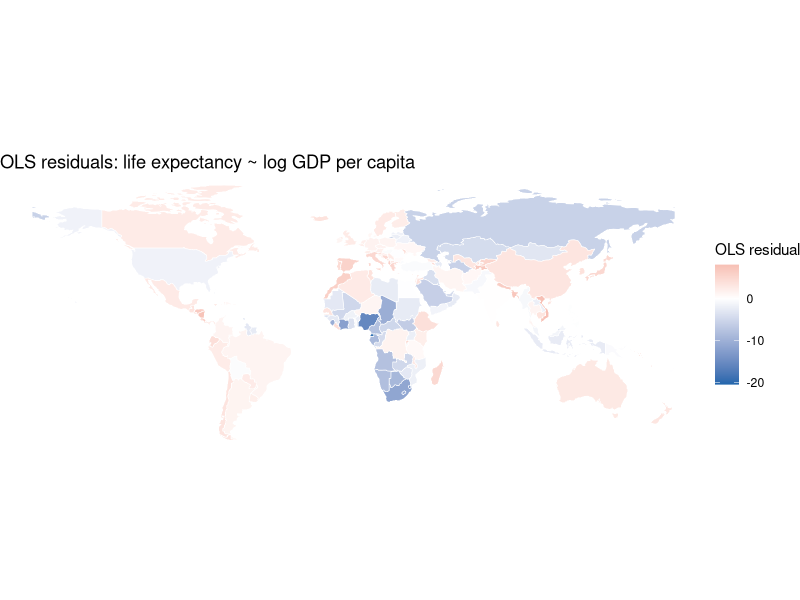
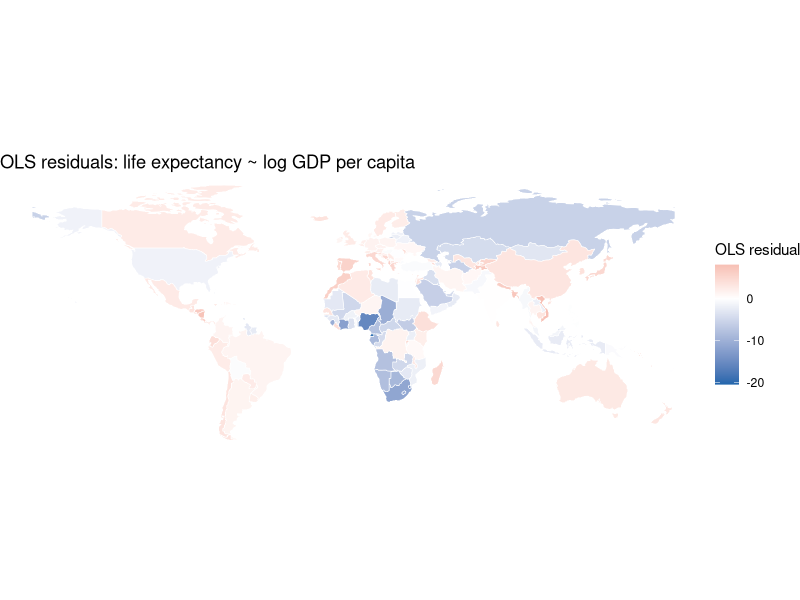

These charts were generated, in order, by the following R code:
## ---- chunk 1
knitr::opts_chunk$set(echo = TRUE, warning = FALSE, message = FALSE)
options(stringsAsFactors = FALSE)
## ---- chunk 2
library(sf)
library(spData)
library(spdep)
library(spatialreg)
library(ggplot2)

data(world)
## ---- chunk 3
world = world[!is.na(world$gdpPercap) & !is.na(world$lifeExp), ]
world = world[world$continent != "Antarctica", ]
world$log_gdp = log(world$gdpPercap)
nrow(world)
## ---- chunk 4
ols_fit = lm(lifeExp ~ log_gdp, data = world)
summary(ols_fit)
## ---- chunk 5
world$ols_resid = residuals(ols_fit)

ggplot(world) +
  geom_sf(aes(fill = ols_resid), color = "white", linewidth = 0.2) +
  scale_fill_gradient2(low = "#2166ac", mid = "white", high = "#d6604d",
                       midpoint = 0, name = "OLS residual") +
  theme_void() +
  labs(title = "OLS residuals: life expectancy ~ log GDP per capita")
ggsave("ols_residuals_map.pdf", width = 10, height = 5)
## ---- chunk 6
nb = poly2nb(world, queen = TRUE)
listw = nb2listw(nb, style = "W", zero.policy = TRUE)
summary(nb)
## ---- chunk 7
moran.test(world$ols_resid, listw = listw, zero.policy = TRUE)
## ---- chunk 8
lm_tests = lm.LMtests(ols_fit, listw = listw,
                       test = c("LMerr", "LMlag", "RLMerr", "RLMlag"),
                       zero.policy = TRUE)
summary(lm_tests)
## ---- chunk 9
sem_fit = errorsarlm(lifeExp ~ log_gdp, data = world,
                     listw = listw, zero.policy = TRUE)
summary(sem_fit)
## ---- chunk 10
world$sem_resid = residuals(sem_fit)
moran.test(world$sem_resid, listw = listw, zero.policy = TRUE)
## ---- chunk 11
coords = st_centroid(st_geometry(world))
nb_dist = dnearneigh(coords, d1 = 0, d2 = 300)
summary(nb_dist)
## ---- chunk 12
listw_dist = nb2listw(nb_dist, style = "W", zero.policy = TRUE)

sem_dist = errorsarlm(lifeExp ~ log_gdp, data = world,
                      listw = listw_dist, zero.policy = TRUE)
summary(sem_dist)
## ---- chunk 13
world$sem_dist_resid = residuals(sem_dist)
moran.test(world$sem_dist_resid, listw = listw_dist, zero.policy = TRUE)
